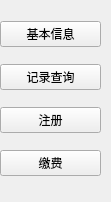
                 <widget class="QWidget" name="page">
                  <property name="geometry">
                   <rect>
                    <x>0</x>
                    <y>0</y>
                    <width>111</width>
                    <height>202</height>
                   </rect>
                  </property>
                  <attribute name="label">
                   <string>固定车位</string>
                  </attribute>
                  <widget class="QWidget" name="layoutWidget_1">
                   <property name="geometry">
                    <rect>
                     <x>0</x>
                     <y>10</y>
                     <width>101</width>
                     <height>181</height>
                    </rect>
                   </property>
                   <layout class="QVBoxLayout" name="verticalLayout_2">
                    <item>
                     <widget class="QPushButton" name="pushButton_gdcw1">
                      <property name="text">
                       <string>基本信息</string>
                      </property>
                     </widget>
                    </item>
                    <item>
                     <widget class="QPushButton" name="gdcw2">
                      <property name="text">
                       <string>记录查询</string>
                      </property>
                     </widget>
                    </item>
                    <item>
                     <widget class="QPushButton" name="pushButton_2">
                      <property name="text">
                       <string>注册</string>
                      </property>
                     </widget>
                    </item>
                    <item>
                     <widget class="QPushButton" name="pushButton_3">
                      <property name="text">
                       <string>缴费</string>
                      </property>
                     </widget>
                    </item>
                   </layout>
                  </widget>
                 </widget>
